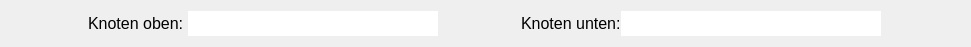
      <widget class="QWidget" name="horizontalLayoutWidget_7">
       <property name="geometry">
        <rect>
         <x>0</x>
         <y>190</y>
         <width>971</width>
         <height>31</height>
        </rect>
       </property>
       <layout class="QHBoxLayout" name="horizontalLayout_15">
        <item>
         <layout class="QHBoxLayout" name="horizontalLayout_10">
          <property name="spacing">
           <number>0</number>
          </property>
          <item>
           <widget class="QLabel" name="label_20">
            <property name="minimumSize">
             <size>
              <width>100</width>
              <height>25</height>
             </size>
            </property>
            <property name="maximumSize">
             <size>
              <width>100</width>
              <height>25</height>
             </size>
            </property>
            <property name="font">
             <font>
              <pointsize>12</pointsize>
             </font>
            </property>
            <property name="midLineWidth">
             <number>3</number>
            </property>
            <property name="text">
             <string>Knoten oben:</string>
            </property>
            <property name="scaledContents">
             <bool>true</bool>
            </property>
           </widget>
          </item>
          <item>
           <widget class="QLineEdit" name="knoten_oben">
            <property name="minimumSize">
             <size>
              <width>250</width>
              <height>25</height>
             </size>
            </property>
            <property name="maximumSize">
             <size>
              <width>120</width>
              <height>25</height>
             </size>
            </property>
            <property name="font">
             <font>
              <pointsize>11</pointsize>
             </font>
            </property>
            <property name="text">
             <string/>
            </property>
            <property name="frame">
             <bool>false</bool>
            </property>
           </widget>
          </item>
         </layout>
        </item>
        <item>
         <layout class="QHBoxLayout" name="horizontalLayout_11">
          <property name="spacing">
           <number>0</number>
          </property>
          <item>
           <widget class="QLabel" name="label_21">
            <property name="minimumSize">
             <size>
              <width>100</width>
              <height>25</height>
             </size>
            </property>
            <property name="maximumSize">
             <size>
              <width>100</width>
              <height>25</height>
             </size>
            </property>
            <property name="font">
             <font>
              <pointsize>12</pointsize>
             </font>
            </property>
            <property name="midLineWidth">
             <number>3</number>
            </property>
            <property name="text">
             <string>Knoten unten:</string>
            </property>
            <property name="scaledContents">
             <bool>true</bool>
            </property>
           </widget>
          </item>
          <item>
           <widget class="QLineEdit" name="knoten_unten">
            <property name="sizePolicy">
             <sizepolicy hsizetype="Expanding" vsizetype="Minimum">
              <horstretch>0</horstretch>
              <verstretch>0</verstretch>
             </sizepolicy>
            </property>
            <property name="minimumSize">
             <size>
              <width>260</width>
              <height>25</height>
             </size>
            </property>
            <property name="maximumSize">
             <size>
              <width>260</width>
              <height>25</height>
             </size>
            </property>
            <property name="font">
             <font>
              <pointsize>12</pointsize>
             </font>
            </property>
            <property name="text">
             <string/>
            </property>
            <property name="frame">
             <bool>false</bool>
            </property>
           </widget>
          </item>
         </layout>
        </item>
       </layout>
      </widget>
